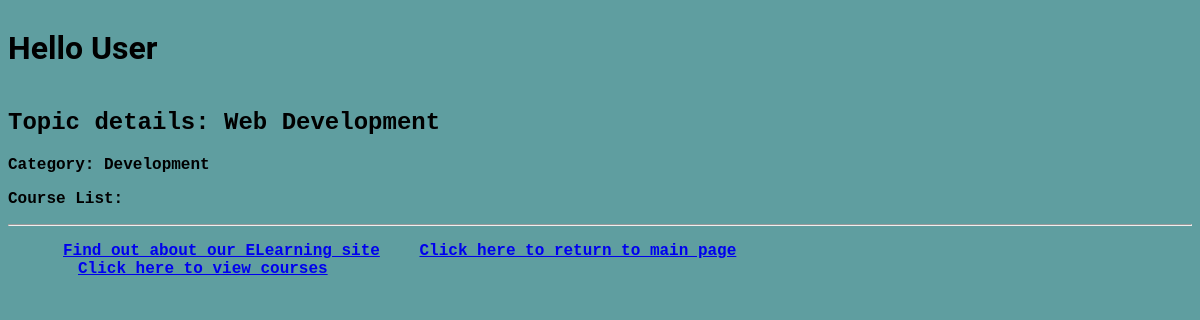
/myapp/1/, run on an earlier commit of the app's database.
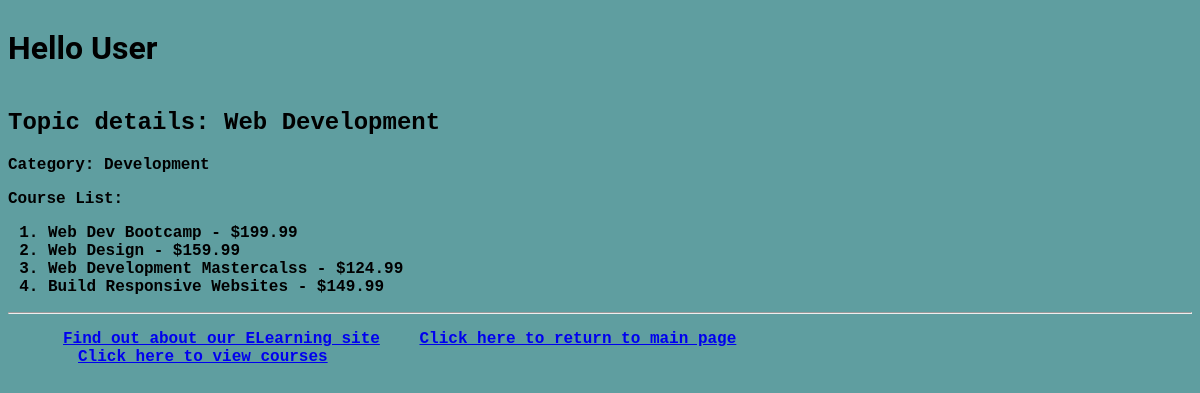
And on a later commit of the database.
### myapp/models.py (models this page shows, shortened)
class Course(models.Model):
    topic = models.ForeignKey(Topic, related_name='courses', on_delete=models.CASCADE)
    name = models.CharField(max_length=200)
    price = models.DecimalField(max_digits=10, decimal_places=2)
    for_everyone = models.BooleanField(default=True)
    description = models.TextField(max_length=300, null=True, blank=True)
    interested = models.PositiveIntegerField(default=1)
    stages = models.PositiveIntegerField(default=3)

### myapp/views.py (the view)
# urls.py: re_path(r'(?P<top_no>\d+)/', views.detail, {}, name='detail'),
def detail(request, top_no):
    topic = get_object_or_404(Topic, id=top_no)  # Gives 404 if Topic not found
    course_list = Course.objects.filter(topic__id=top_no)
    return render(request, "myapp/detail.html", {'topic': topic, 'course_list': course_list})

### myapp/templates/myapp/detail.html (shortened to what this page needs)
{% extends 'myapp/base.html' %}
{% block body_block %}
    <h2>Topic details: {{ topic.name }}</h2>
    <p>Category: {{ topic.category }}</p>
    <p>Course List: </p>
    <ol>
        {% for course in course_list %}
            <li> {{ course.name }} - ${{ course.price }} </li>
        {% endfor %}
    </ol>
{% endblock %}

What changed in the data, as far as the page shows it:
added Course: name "Web Dev Bootcamp", price "199.99"
added Course: name "Web Design", price "159.99"
added Course: name "Web Development Mastercalss", price "124.99"
added Course: name "Build Responsive Websites", price "149.99"
